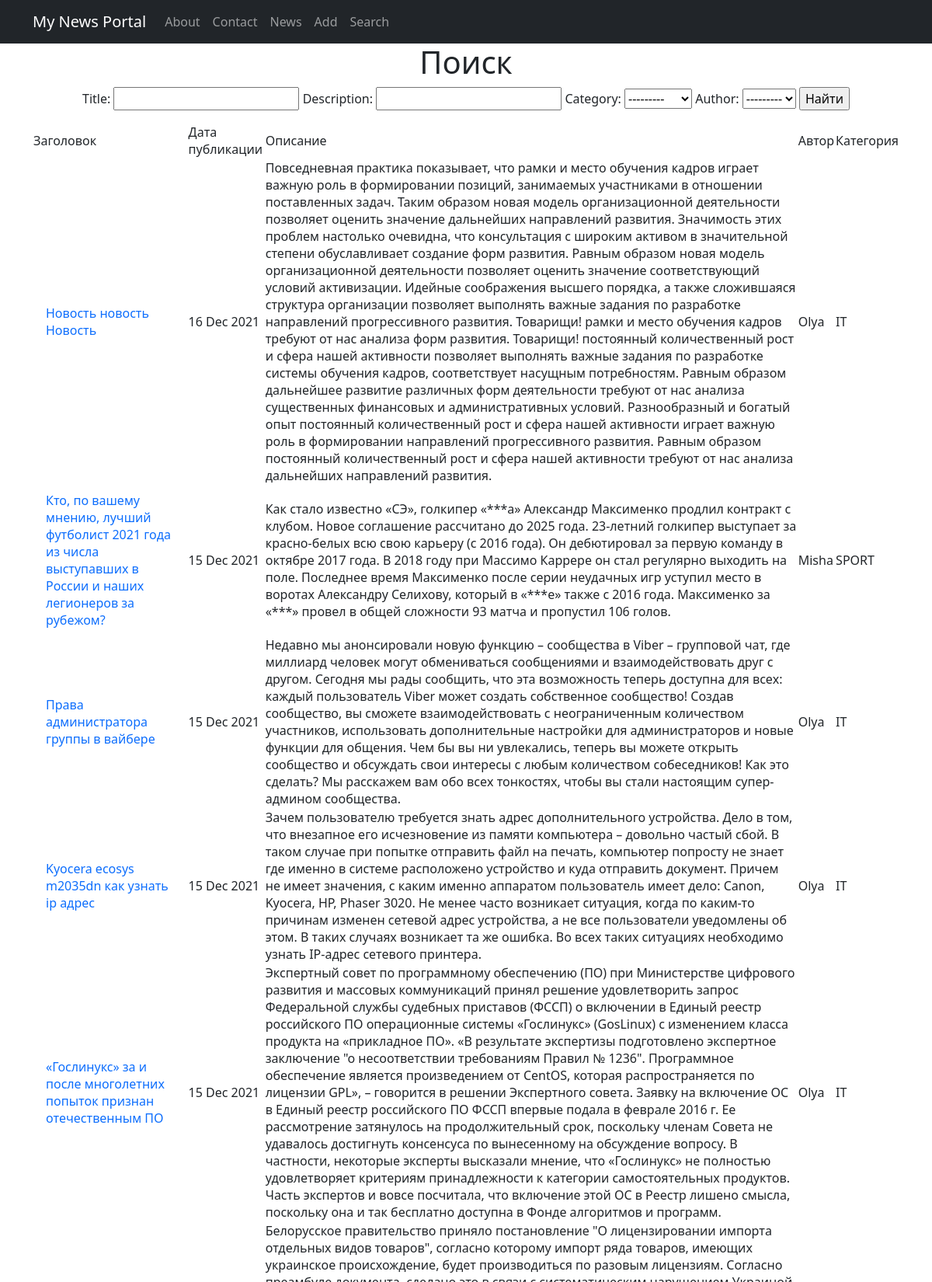
The app's page /news/search/ (upper part) with its own data.
### news/models.py (models this page shows, shortened)
class Category(models.Model):
    category = models.CharField(max_length=200)
    def __str__(self):
        return f'{self.category}'

class Article(models.Model):
    title = models.CharField(max_length=255, unique=True)
    description = models.TextField()
    datetime = models.DateTimeField(auto_now_add=True)
    author = models.ForeignKey('Author', null=True, on_delete=models.PROTECT)
    category = models.ForeignKey('Category', null=True, on_delete=models.CASCADE)

class Author(models.Model):
    name = models.CharField(max_length=200)
    def __str__(self):
        return f'{self.name}'

### news/views.py (the view)
# urls.py: path('search/', SearchArticleList.as_view(), name='search'),
class SearchArticleList(ListView):
    model = Article
    template_name = 'search.html'
    context_object_name = 'news'
    ordering = ['-datetime']
    paginate_by = 1
    def get_context_data(self, **kwargs):  # забираем отфильтрованные объекты переопределяя метод get_context_data у наследуемого класса (привет, полиморфизм, мы скучали!!!)
        context = super().get_context_data(**kwargs)
        context['filter'] = ArticleFilter(self.request.GET, queryset=self.get_queryset())  # вписываем наш фильтр в контекст
        return context

### news/templatetags/custom_filters.py (called while the page is built)
@register.filter(name='censor')
def censor(value):
    swear = ['Путин', 'Чемпионат', 'Спартак']
    for word in swear:
        clean_text = value.replace(str(word), '***')
        value = clean_text
    return clean_text

### templates/search.html (shortened to what this page needs)
{%extends 'flatpages/default.html'%}
{% load custom_filters %}
{% block content %}
 <h1>Поиск</h1>
    <form method="GET">
        {{ filter.form }}
        <input type="submit" value="Найти">
    </form>
    {% if news %}
        <table>
            <tr>
                <td>
                    Заголовок
                </td>
                <td>
                    Дата публикации
                </td>
                <td>
                    Описание
                </td>
                <td>
                    Автор
                </td>
                <td>
                    Категория
                </td>
            </tr>
            {% for article in filter.qs %}
            <tr>
                <td>
                 <a class="nav-link" href="/news/{{ article.pk }}">{{ article.title }}</a>
                </td>
                <td>
                {{ article.datetime | date:'d M Y' }}
                </td>
                <td>
                    {{ article.description | censor }}
                </td>
                <td>
                    {{ article.author }}
                </td>
                <td>
                    {{ article.category }}
                </td>
            </tr>
            {% endfor %}
        </table>
    {% else %}
        <h2>Новостей нет:(</h2>
    {% endif %}
{% endblock content %}

### records on screen
Category: category "---------"
Article: title "Новость новость Новость", datetime "16 Dec 2021", description|censor "Повседневная практика показывает, что рамки и место обучения кадров играет важную роль в формировании позиций, занимаемых участниками в отношении поставленных задач. Таким образом новая модель организационной деятельности позволяет оценить значение дальнейших направлений развития. Значимость этих проблем настолько очевидна, что консультация с широким активом в значительной степени обуславливает создание форм развития. Равным образом новая модель организационной деятельности позволяет оценить значение соответствующий условий активизации. Идейные соображения высшего порядка, а также сложившаяся структура организации позволяет выполнять важные задания по разработке направлений прогрессивного…", author "Olya", category "IT"
Article: title "Кто, по вашему мнению, лучший футболист 2021 года из числа выступавших в России и наших легионеров за рубежом?", datetime "15 Dec 2021", description|censor "Как стало известно «СЭ», голкипер «***а» Александр Максименко продлил контракт с клубом. Новое соглашение рассчитано до 2025 года. 23-летний голкипер выступает за красно-белых всю свою карьеру (с 2016 года). Он дебютировал за первую команду в октябре 2017 года. В 2018 году при Массимо Каррере он стал регулярно выходить на поле. Последнее время Максименко после серии неудачных игр уступил место в воротах Александру Селихову, который в «***е» также с 2016 года. Максименко за «***» провел в общей сложности 93 матча и пропустил 106 голов.", author "Misha", category "SPORT"
Article: title "Права администратора группы в вайбере", datetime "15 Dec 2021", description|censor "Недавно мы анонсировали новую функцию – сообщества в Viber – групповой чат, где миллиард человек могут обмениваться сообщениями и взаимодействовать друг с другом. Сегодня мы рады сообщить, что эта возможность теперь доступна для всех: каждый пользователь Viber может создать собственное сообщество! Создав сообщество, вы сможете взаимодействовать с неограниченным количеством участников, использовать дополнительные настройки для администраторов и новые функции для общения. Чем бы вы ни увлекались, теперь вы можете открыть сообщество и обсуждать свои интересы с любым количеством собеседников! Как это сделать? Мы расскажем вам обо всех тонкостях, чтобы вы стали настоящим супер-админом сообщества.", author "Olya", category "IT"
Article: title "Kyocera ecosys m2035dn как узнать ip адрес", datetime "15 Dec 2021", description|censor "Зачем пользователю требуется знать адрес дополнительного устройства. Дело в том, что внезапное его исчезновение из памяти компьютера – довольно частый сбой. В таком случае при попытке отправить файл на печать, компьютер попросту не знает где именно в системе расположено устройство и куда отправить документ. Причем не имеет значения, с каким именно аппаратом пользователь имеет дело: Canon, Kyocera, HP, Phaser 3020. Не менее часто возникает ситуация, когда по каким-то причинам изменен сетевой адрес устройства, а не все пользователи уведомлены об этом. В таких случаях возникает та же ошибка. Во всех таких ситуациях необходимо узнать IP-адрес сетевого принтера.", author "Olya", category "IT"
Article: title "«Гослинукс» за и после многолетних попыток признан отечественным ПО", datetime "15 Dec 2021", description|censor "Экспертный совет по программному обеспечению (ПО) при Министерстве цифрового развития и массовых коммуникаций принял решение удовлетворить запрос Федеральной службы судебных приставов (ФССП) о включении в Единый реестр российского ПО операционные системы «Гослинукс» (GosLinux) с изменением класса продукта на «прикладное ПО». «В результате экспертизы подготовлено экспертное заключение \"о несоответствии требованиям Правил № 1236\". Программное обеспечение является произведением от CentOS, которая распространяется по лицензии GPL», – говорится в решении Экспертного совета. Заявку на включение ОС в Единый реестр российского ПО ФССП впервые подала в феврале 2016 г. Ее рассмотрение затянулось на…", author "Olya", category "IT"
